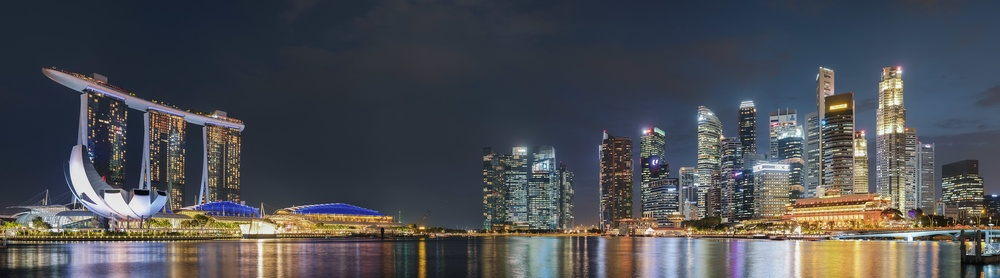
#> input picture assignment3/marina_bay.jpg, 1000 x 278 px, shrunk from 2047 x 570 before the run
$ jupyter execute --allow-errors assignment3.ipynb   (shell and % lines are left out)   (older library calls are emulated)
#> lines starting #> are read from the running program, lines starting #| are printed output that depends on the picture
### assignment3/image_stitching.py
import numpy as np
from skimage import filters
from skimage.feature import corner_peaks
from scipy.spatial.distance import cdist
from scipy.ndimage.filters import convolve
import math

from utils import pad, get_output_space, warp_image


def harris_corners(img, window_size=3, k=0.04):
    """
    Compute Harris corner response map. Follow the math equation
    R=Det(M)-k(Trace(M)^2).

    Hint:
        You may use the function scipy.ndimage.filters.convolve,
        which is already imported above

    Args:
        img: Grayscale image of shape (H, W)
        window_size: size of the window function
        k: sensitivity parameter

    Returns:
        response: Harris response image of shape (H, W)
    """

    H, W = img.shape
    window = np.ones((window_size, window_size))

    response = np.zeros((H, W))

    dx = filters.sobel_v(img)
    dy = filters.sobel_h(img)

    # create weight matrix (only works for odd kernel sizes)
    w = np.zeros((window_size, window_size))
    w[window_size//2, window_size//2] = 1
    w = filters.gaussian(w, sigma=3)

    # filter derivates with kernel
    dx2 = convolve(dx * dx, w)
    dy2 = convolve(dy * dy, w)
    dxy = convolve(dx * dy, w)

    for y in range(H):
        for x in range(W):
            det = dx2[y, x] * dy2[y, x] - dxy[y, x] * dxy[y, x]
            trace = k * (dx2[y, x] + dy2[y, x]) ** 2
            response[y, x] = det - trace

    return response


# [227 lines left out: functions simple_descriptor, describe_keypoints, match_descriptors, fit_affine_matrix, ransac, sift_descriptor, not called in this run]

### assignment3/assignment3.ipynb
# CS4243 Assignment 3

The goal of this assignment is to do image stitching -- how multiple images can form a panorama. To do this, you would need to implement feature detectors, feature descriptors, and keypoints matching algorithms (transformation estimation is done for your convenience).

## Assignment Guideline (Carefully Read Before Coding)

Please create a new environment (do **NOT** use the same environment as in previous assignments to prevent from version conflict) and install all requirements with `pip install -r requirements.txt`. You are required to finish this notebook by successfully **(1) running all of the segments, (2) producing results and (3) answering all of the questions**.

In this assignment, you are required to implement the key components of each step by filling the missing code segments in `image_stitching.py`. You can edit `image_stitching.py` with any editor/IDE (e.g. PyCharm) you are comfortable with. Before running the code segments, make sure the notebook are running in a virtual environment that has installed all required packages in `requirements.txt`. After you finish filling a code segment, make sure to save it before you run the related cells of this notebook (the notebook will automatically re-load your code in `image_stitching.py`) to check if the results are correct.

### Submission Guideline

After you finish the code and get all the results, **(1) re-run this notebook (and make sure you get all the clean outputs), (2) zip the same folder back and name it with your student ID (e.g. A0123456H.zip) and (3) submit to the NUS Luminus system (in time, before 23h59 on 26 Sep 2019)**. Please be careful since any failure to follow the submission guideline will result in a grade deduction.

[cell 1]
# Setup
import numpy as np
from skimage import filters
from skimage.feature import corner_peaks
from skimage.io import imread
import matplotlib.pyplot as plt
from time import time

from __future__ import print_function

plt.rcParams['figure.figsize'] = [15.0, 12.0] # set default size of plots
plt.rcParams['image.interpolation'] = 'nearest'
plt.rcParams['image.cmap'] = 'gray'

# for auto-reloading extenrnal modules

## Goal: Image Stitching

Image stitching is the process of combining multiple photographic images with overlapping fields of view to produce a segmented panorama or high-resolution image. Since Brown Matthew and David G. Lowe published [Automatic Panoramic Image Stitching using Invariant Features](http://matthewalunbrown.com/papers/ijcv2007.pdf) in 2007, this technique has quickly been widely-used in many applications such as Google Street View, panaroma function in smartphones and image stitching softwares.

This assignment consists of the following parts:

1. Detecting keypoints with corner detectors (Harris, etc.). (**16 points**)

2. Extracting local (simple) descriptors from two input images and compare two sets of descriptors coming from two different images and find matching keypoints. (**40 points incl. discussion**) Then use least-squares method to find the affine transformation matrix that maps points in one image to another, and use it to transform the second image and overlay it on the first image, forming a panorama.
    - Discussion #1 (6 points)

3. Try RANSAC descriptor matching algorithm to get a better result (**22 points incl. discussion**)
   - Discussion #2 (6 points)

4. Implement a different descriptor (SIFT) to see the results. (**22 points incl. discussion**)
   - Discussion #3 (6 points)

[cell 2]
plt.imshow(imread('marina_bay.jpg'))
plt.axis('off')
plt.title('Example paranoma of Singapore\'s Marina Bay. Credit to https://flic.kr/p/25SmXVL')
plt.show()

## Part 1: Harris Corner Detector

For keypoints detector, we adopt Harris Corner Detector. Refer to the lecture slides if you are still not familiar with it. Basically, there are 5 key steps in the algorithm:

1. Compute derivatives in x and y directions respectively of an image: ($I_x, I_y$)
2. Compute products of derivatives ($I_x^2, I_y^2, I_{xy}$) at each pixel
3. Compute matrix $M$ at each pixel, where
$$
M = \sum_{x,y} w(x,y)
    \begin{bmatrix}
        I_{x}^2 & I_{x}I_{y} \\
        I_{x}I_{y} & I_{y}^2
    \end{bmatrix}
$$
<br>
4. Compute corner response $R=Det(M)-k(Trace(M)^2)$ at each pixel
5. Output corner response map $R(x,y)$

Step 1 is already done for you in the function **`harris_corners`** in `image_stitching.py`.

**Implement `harris_corners` function and then run the code cells below.**

*-Hint: You may use the function `scipy.ndimage.filters.convolve`, which is already imported in `image_stitching.py`*

[cell 3]
# Before working on the corner detectors, let's see how the original images look like

plt.subplot(1,2,1)
plt.imshow(imread('letterbox.jpg'))
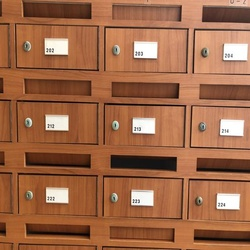
#> input picture assignment3/letterbox.jpg, 250 x 250 px, shrunk from 512 x 512 before the run
plt.axis('off')
plt.title('letter box')

plt.subplot(1,2,2)
plt.imshow(imread('checker.jpg'))
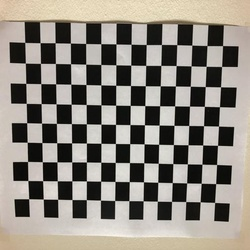
#> input picture assignment3/checker.jpg, 250 x 250 px, shrunk from 512 x 512 before the run
plt.axis('off')
plt.title('checker')
plt.show()

[cell 4]
from image_stitching import harris_corners

img1 = imread('letterbox.jpg', as_grey=True)
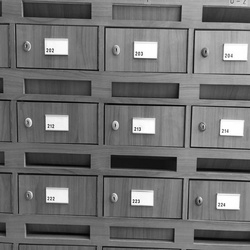
#> img1: shape (250, 250) float64; min 0.0125, max 1, mean 0.445
img2 = imread('checker.jpg', as_grey=True)
#> img2: shape (250, 250) float64; min 0, max 0.964, mean 0.533

# Compute Harris corner response
response1 = harris_corners(img1)
response2 = harris_corners(img2)
#> call 2 of harris_corners, with window_size = 3, k = 0.04
#> in harris_corners (call 2), `dy2 = convolve(dy * dy, w)`:
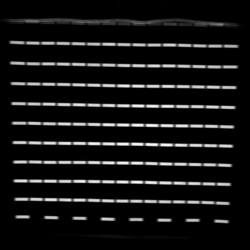
#> dy2: shape (250, 250) float64; min 4.56e-34, max 0.0534, mean 0.0043; drawn with min black and max white
#> in harris_corners (call 2), `dxy = convolve(dx * dy, w)`:
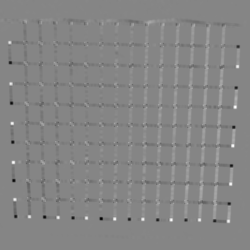
#> dxy: shape (250, 250) float64; min -0.0103, max 0.00939, mean -4.49e-06; drawn with min black and max white
#> after the loop in harris_corners (call 2), `for y in range(H):`:
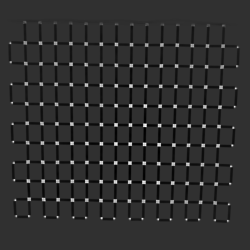
#> response: shape (250, 250) float64; min -0.00012, max 0.000516, mean -2.86e-06; drawn with min black and max white

# Display corner response
plt.subplot(2,2,1)
plt.imshow(response1)
plt.axis('off')
plt.title('Harris Corner Response on letter box')

plt.subplot(2,2,2)
plt.imshow(imread('solution_harris_letterbox.jpg', as_grey=True))
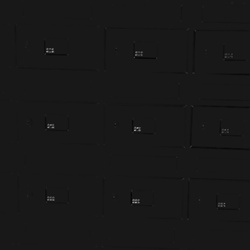
#> input picture assignment3/solution_harris_letterbox.jpg, 250 x 250 px, shrunk from 512 x 512 before the run
plt.axis('off')
plt.title('Harris Corner Solution on letter box')

plt.subplot(2,2,3)
plt.imshow(response2)
plt.axis('off')
plt.title('Harris Corner Response on checker')

plt.subplot(2,2,4)
plt.imshow(imread('solution_harris_checker.jpg', as_grey=True))
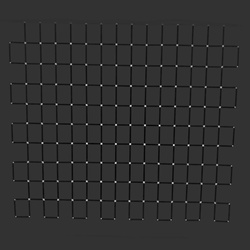
#> input picture assignment3/solution_harris_checker.jpg, 250 x 250 px, shrunk from 512 x 512 before the run
plt.axis('off')
plt.title('Harris Corner Solution on checker')

plt.show()

[cell 5]
# Perform non-maximum suppression in response map
# and output corner coordiantes
corners1 = corner_peaks(response1, threshold_rel=0.01)
#> corners1 = 192 pairs, first value 2 to 246, second value 2 to 246
corners2 = corner_peaks(response2, threshold_rel=0.01)
#> corners2 = 322 pairs, first value 22 to 220, second value 10 to 237

# Display detected corners
plt.subplot(1,2,1)
plt.imshow(img1)
plt.scatter(corners1[:,1], corners1[:,0], marker='x')
plt.axis('off')
plt.title('Detected Corners on letter box')

plt.subplot(1,2,2)
plt.imshow(img2)
plt.scatter(corners2[:,1], corners2[:,0], marker='x')
plt.axis('off')
plt.title('Detected Corners on checker')
plt.show()
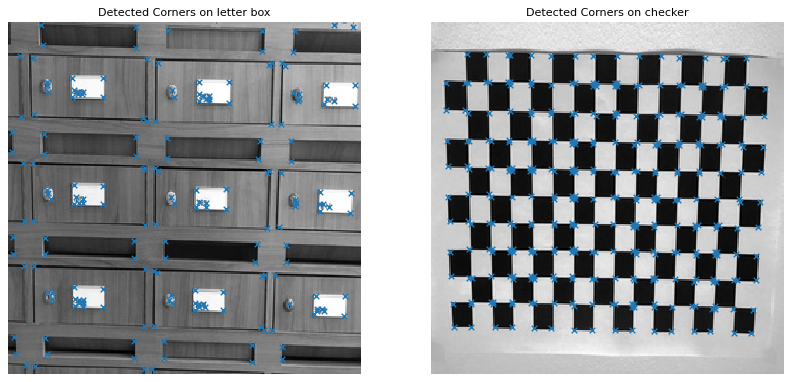
#> figure drawn by matplotlib, 2 panels

## Part 2: Extracting and Matching keypoints (40 points)

## Part 2a: Keypoint Descriptor (17 points)

Now we are able to detect keypoints by running Harris corner detector independently on two images. However, how do we know which pair of keypoints come from the same location in those two images? In order to *match* the keypoints, we need to first *describe* the keypoints based on their local appearance. A simple idea is to take the region around the keypoint and convert into a fix-sized vector called **descriptor**.

We first perform Harris corner detector on the two images we are going to work on.

[cell 6]
from image_stitching import harris_corners

img1 = imread('marinabay_a.jpg', as_grey=True)
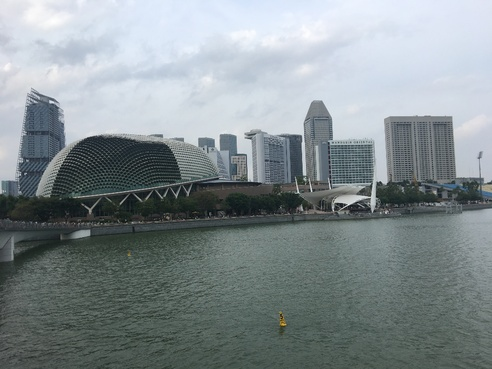
#> input picture assignment3/marinabay_a.jpg, 492 x 369 px, shrunk from 1008 x 756 before the run
#> img1: shape (369, 492) float64; min 0.03, max 1, mean 0.549
#> (the rest of this cell did not finish here and is left out)

**Implement `simple_descriptor` function in `image_stitching.py`** before proceeding to the next section. The function will be used in the following descriptors matching.

*Hint: In **`simple_descriptor`** each keypoint is described by normalized intensity in a small patch around it.*

## Part 2b: Descriptors Matching (17 points)

Then, implement **`match_descriptors`** function to find good matches in two sets of descriptors. First, calculate Euclidean distance between all pairs of descriptors from image 1 and image 2. Then use this to determine if there is a good match: if the distance to the closest vector is significantly (by a factor which is given) smaller than the distance to the second-closest, we call it a match. The output of the function is an array where each row holds the indices of one pair of matching descriptors.

[cell 7]
from image_stitching import simple_descriptor, match_descriptors, describe_keypoints
from utils import plot_matches

patch_size = 5
#> patch_size = 5

# Extract features from the corners
#> (the rest of this cell did not finish here and is left out)
